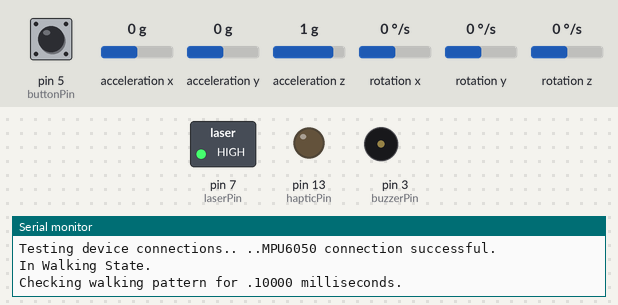
Bench run of a sketch on a simulated Arduino Uno, built with avr-gcc and run on an emulated ATmega328P. Parts: switched loads named in the sketch (green lamp = pin HIGH), output pins drawn as LEDs (lit = HIGH), buzzer (waves = sounding, pin HIGH), the last lines printed to the serial monitor. Inputs (shaded band) come from the test bench; at power-on: pin 5 (buttonPin) LOW, acceleration x 0 g, acceleration y 0 g, acceleration z 1 g, rotation x 0 °/s, rotation y 0 °/s, rotation z 0 °/s.

Above: at 3.5 s.
3.6 s: pin 5 (buttonPin) pulled HIGH for 0.15 s
At 4.0 s:
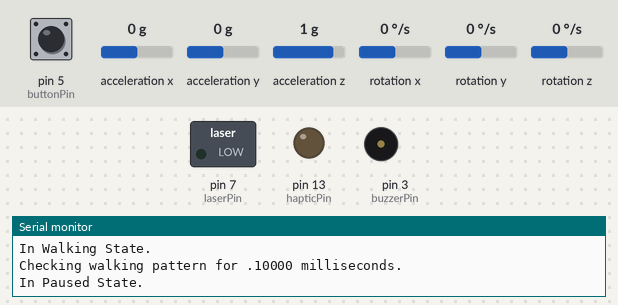
5.2 s: pin 5 (buttonPin) pulled HIGH for 3.2 s
At 9.0 s:
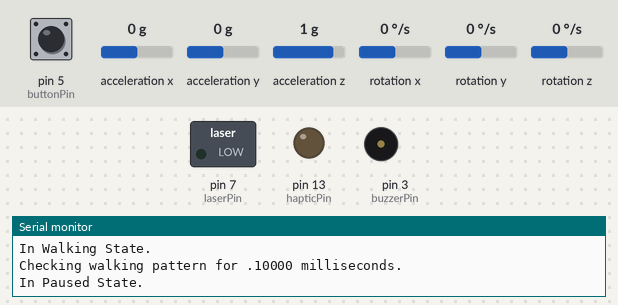
9.9 s: pin 5 (buttonPin) pulled HIGH for 1 s
At 12.4 s:
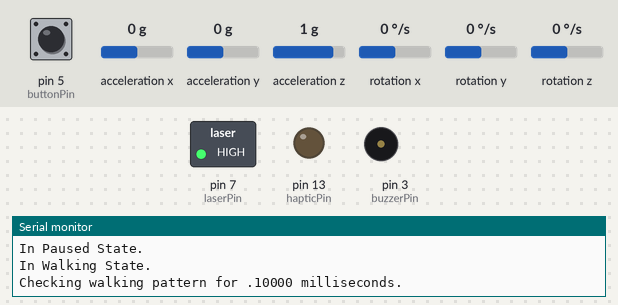
Timing chart, 0 to 13.9 s (numbered marks = the images above; inputs shaded):
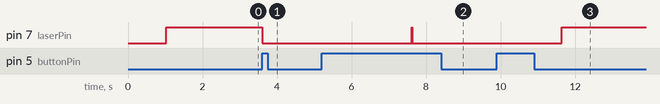

The sketch:

gaitmate.ino
```cpp
/*
 #########################
## GAITMATE ARDUINO CODE ##
##~~~~~~~~~~~~~~~~~~~~~~~##
## Zach Samalonis        ##
## Jess Monteleone       ##
## Abigail Balster       ##
 #########################

 Ver 2 Code by Sammy Haq
 (http://www.github.com/sammyhaq/)

 --

 The following code is organized into "states". The system can only be in one
 state at a time. The states are explained below:

 "Walking": The system is currently checking if the patient's gait is normal
 or not. Current configuration checks to see if the patient makes 13 steps
 within 10 seconds. If the patient is successful, then the system will loop into
 the "walking" state again. If not, the system will go into the "vibration
 prompt" state.

 "Vibration Prompt": The system is prompting the patient for a response: to warn
 them that their gait is suboptimal. If the patient presses the button within
 a certain amount of time, then the system will go into the "paused" state. If
 not , the system will continue to the "FoG Recovery" state. During this state,
 a vibration will be played (via the vibrate() function).

 "FoG Recovery": In this state, the patient is not responsive and can be assumed
 to require gait assistance. In this current state, the previous vibration will
 play in tandem with a metronome at an adjustable frequency. This is to aid the
 patient with walking to a rhythm. This mode will continue for 10 seconds. After
 this, the mode will reset to the "walking" state.

 "Paused": The paused state suspends all functions. Everything turns off --
 lights, lasers, metronome, buzzer, etc. This can be reached from any mode at any
 time by pressing the button. THis mode will continue indefinitely until the
 button is pressed again (this can be thought of as a pseudo-off state).

 It's worth noting that if this was later implemented in Raspberry Pi, one
 could just turn the whole thing off.

*/


////////////////
// LIBRARIES //
//////////////

#include "I2Cdev.h"
#include "MPU6050.h"
#define OUTPUT_READABLE_ACCELGYRO

#if I2CDEV_IMPLEMENTATION == I2CDEV_ARDUINO_WIRE
    #include "Wire.h"
#endif

///////////////////////////
// VARIABLE DEFINITIONS //
/////////////////////////

/* THINGS THAT WERE REMOVED FROM THE PREVIOUS VERSION:

currReading, prevReading, time, outputState, outPin

*/

// accelerometer definitions:
MPU6050 accelgyro; // chip
int16_t ax, ay, az; // accelerometer data.
int16_t gx, gy, gz;


// pin definitions:
#define buttonPin 5
#define hapticPin 13
#define laserPin 7
#define buzzerPin 3

// state definitions:
bool inState_Walking = true; // first state is walking state
bool inState_VibrationPrompt = false;
bool inState_FogRecovery = false;
bool inState_Paused = false;

// misc.
long timer = 0; // used for many things, primarily to keep track of time.
long debounceTime = 200; // delay used in tandem with debounce.

bool debounce = false; // used to help eliminate noise when registering steps
short stepCounter = 0; // used to count steps.


// CHANGE THESE TO CHANGE THE DURATION OF THE CODE AND STUFF
int stepThreshold = 20000; // threshold required for accelerometer to pass
int stepsRequired = 13; // steps required for person to do per amount of time
int stepInterval = 10000; // length of the step check
int vibrationRate = 375; // rate of vibration for both vibrate() and metronome()
int vibrationInterval = 4000; // length of the vibration prompt phase


////////////////////////
// ARDUINO MAIN CODE //
//////////////////////

void setup() {

  // Serial Monitor Setup:
  Serial.begin(38400);


  // accelerometer setup:
  #if I2CDEV_IMPLEMENTATION == I2CDEV_ARDUINO_WIRE
    Wire.begin();
  #elif I2CDEV_IMPLEMENTATION == I2CDEV_BUILTIN_FASTWIRE
    Fastwire::setup(400, true);
  #endif

  Serial.print("Initializing I2C devices...");
  accelgyro.initialize();
  Serial.println(" ..successful.");

  Serial.print("Testing device connections..");
  Serial.println(accelgyro.testConnection() ?
  " ..MPU6050 connection successful." : "MPU60050 connection failed.");

  // pin setup:
  pinMode(buttonPin, INPUT);
  pinMode(hapticPin, OUTPUT);
  pinMode(laserPin, OUTPUT);
  pinMode(buzzerPin, OUTPUT);
}

void loop() {

  delay(10);

  if (isWalking()) {
    walkingState(stepInterval);
  }

  if (isVibrating()) {
    vibrationState(vibrationInterval);
  }

  if (isRecovering()) {
    recoveryState(stepInterval);
  }

  if (isPaused()) {
    pausedState();
  }
}


///////////////////////
// HELPER FUNCTIONS //
/////////////////////

/* returns true if the system is in the walking state. */
bool isWalking() {
  if (inState_Walking) {
    return true;
  } else {
    return false;
  }
}


/* returns true if the system is in the vibration prompt state. */
bool isVibrating() {
  if (inState_VibrationPrompt) {
    return true;
  } else {
    return false;
  }
}


/* returns true if the system is in the FoG recovery state. */
bool isRecovering() {
  if (inState_FogRecovery) {
    return true;
  } else {
    return false;
  }
}


/* returns true if the system is in the paused state. */
bool isPaused() {
  if (inState_Paused) {
    return true;
  } else {
    return false;
  }
}


/* returns true if the button has been pressed. */
bool isButtonPressed() {
  if (digitalRead(buttonPin) == 1) {
    return true;
  } else {
    return false;
  }
}


/* returns true if the patient's gait is okay. runs for 't' milliseconds. If
the patient is in the recovery state, the isRecovering boolean should be set
to true. If in the walking state, should be set to false. */
bool isWalkingOk(int t, bool isRecovering) {

  if (isRecovering) {
    Serial.println("Attempting to recover patient.");
    metronome(vibrationRate);
  }

  Serial.print("Checking walking pattern for .");
  Serial.print(t);
  Serial.println(" milliseconds.");

  timer = 0;

  while (timer < t) {

    timer = timer + 10;
    delay(10);

    if (isButtonPressed()) {
      changeToPausedState();
      return true;
    } else {

      accelgyro.getMotion6(&ax, &ay, &az, &gx, &gy, &gz);

      // step check!
      if (tookStep()) {
        stepCounter++;
        debounce = true;

        printStepCount();

        // not looking at accelerometer for 200 ms, takes noise out of data
        delay(debounceTime);
        timer = timer + debounceTime; // offset to avoid delay/timer mismatch
        debounce = false;
      }
    }
  }

  // currently, the recovery mode only lasts for 10 seconds, regardless if the
  // patient's gait is back to normal.
  if (isRecovering) {
    return true;
  }

  if (stepCounter < stepsRequired) {
    stepCounter = 0; // reset
    return false; // patient did not meet amount of steps required
  } else {
    stepCounter = 0; // reset
    return true; // patient is ok
  }
}


/* returns true if the person did a registerable step. Edit the threshold and
other parameters at the top of the script if you want to adjust them. */
bool tookStep() {
  if (ay > stepThreshold && debounce == false) {
    return true;
  } else {
    return false;
  }
}


/* prints the step count so far in the cycle. */
void printStepCount() {
  Serial.print("Step Count: ");
  Serial.println(stepCounter);
}


/* vibrates the haptics for t milliseconds. */
void vibrate(int t) {

  digitalWrite(hapticPin, HIGH); // turns on vibrator

  delay(t);
  timer = timer + t;

  digitalWrite(hapticPin, LOW); // turns off vibrator

  delay(t);
  timer = timer + t;
}


/* vibrates the haptics and buzzes the buzzer for t milliseconds. Please edit
parameters at the top of the script to adjust the vibration pattern frequency.*/
void metronome(int t) {

  digitalWrite(hapticPin, HIGH); // turns on vibrator
  tone(buzzerPin, 1000); // turns on buzzer

  delay(t);
  timer = timer + t;

  digitalWrite(hapticPin, LOW); // turns off vibrator
  noTone(buzzerPin); // turns off buzzer

  delay(t);
  timer = timer + t;
}


/* the following helper functions just change between states. I got tired of
writing the boolean assignments over and over, so.. */
void changeToPausedState() {
  inState_Walking = false;
  inState_VibrationPrompt = false;
  inState_FogRecovery = false;
  inState_Paused = true;
}

void changeToWalkingState() {
  inState_Walking = true;
  inState_VibrationPrompt = false;
  inState_FogRecovery = false;
  inState_Paused = false;
}

void changeToVibrationState() {
  inState_Walking = false;
  inState_VibrationPrompt = true;
  inState_FogRecovery = false;
  inState_Paused = false;
}

void changeToRecoveryState() {
  inState_Walking = false;
  inState_VibrationPrompt = false;
  inState_FogRecovery = true;
  inState_Paused = false;
}


/* the "meat" of the code. These are the functions that dictate what the arduino
should do in each state. */

void walkingState(int t) {

  Serial.println("In Walking State.");
  delay(1000);

  digitalWrite(laserPin, HIGH);
  debounce = false;

  if (isButtonPressed()) {
    changeToPausedState();
  }

  if (!isWalkingOk(t, false)) {
    changeToVibrationState();
  }
}

void vibrationState(int t) {
  digitalWrite(laserPin, HIGH);

  timer = 0;

  while (timer < t) {
    vibrate(vibrationRate);
  }

  if (isVibrating()) {
    changeToRecoveryState();
  }
}

void recoveryState(int t) {

  Serial.println("In FoG Recovery State.");
  digitalWrite(laserPin, HIGH);
  debounce = false;

  if (isWalkingOk(t, true)) {
    changeToWalkingState();
  }
}

void pausedState() {
  Serial.println("In Paused State.");
  digitalWrite(laserPin, LOW);

  delay(3000);

  while (true) {
    if (isButtonPressed()) {
      changeToWalkingState();
      break;
    }
  }
}
```

Measured:
- after the input at 3.6 s, pin 7 (laserPin): HIGH → LOW at once
- after the input at 5.2 s, pin 7 (laserPin): LOW → HIGH after 2.4 s, → LOW 0.01 s later
- after the input at 9.9 s, pin 7 (laserPin): LOW → HIGH after 1.7 s
